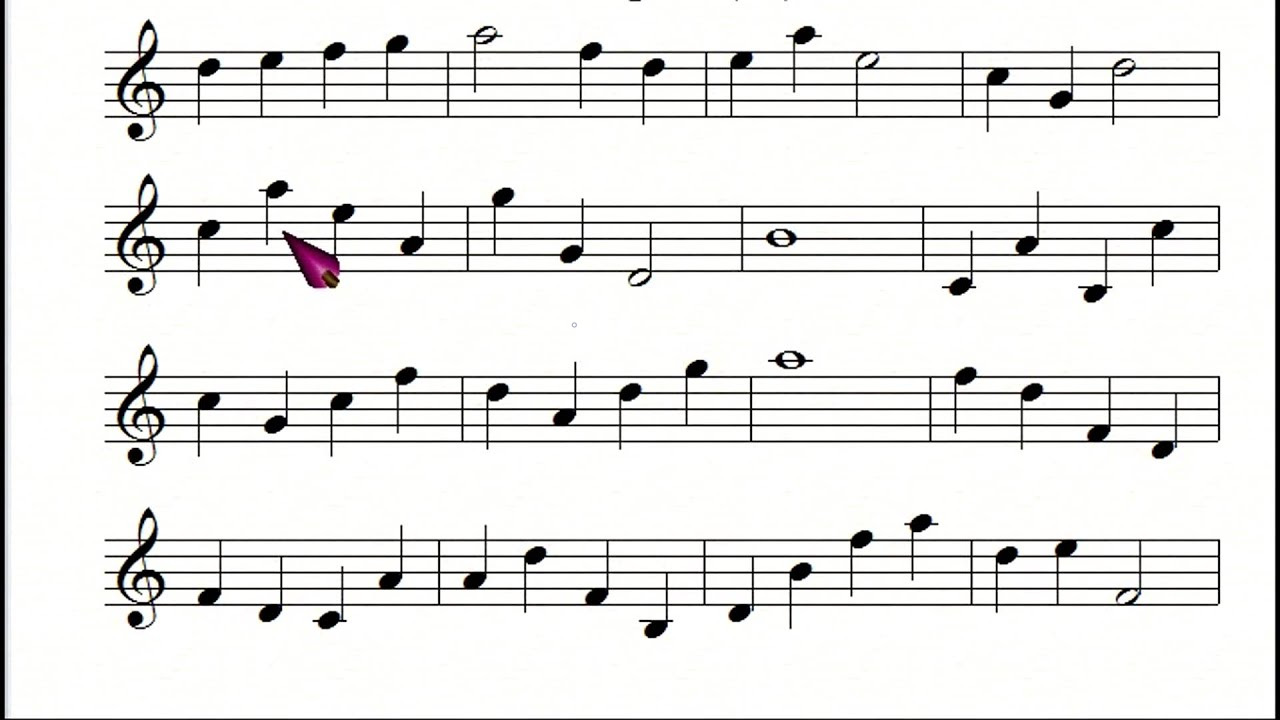
#> input picture 1.jpeg, 1280 x 720 px
$ python -i line_detector.py   (imports and definitions only)
#> lines starting #> are read from the running program, lines starting #| are printed output that depends on the picture; after the words box and inside, x2 and y2 are one past the last pixel; in counts of white or black regions, pixels touching at a corner belong together
#> further down, picture is the input picture: shape (720, 1280, 3); mean B, G, R 231.9, 233.3, 233.4
import cv2
import numpy as np


final = []
def lines(image1):
    gray=cv2.cvtColor(image1,cv2.COLOR_BGR2GRAY)
    canimg = cv2.Canny(gray, 100, 200)
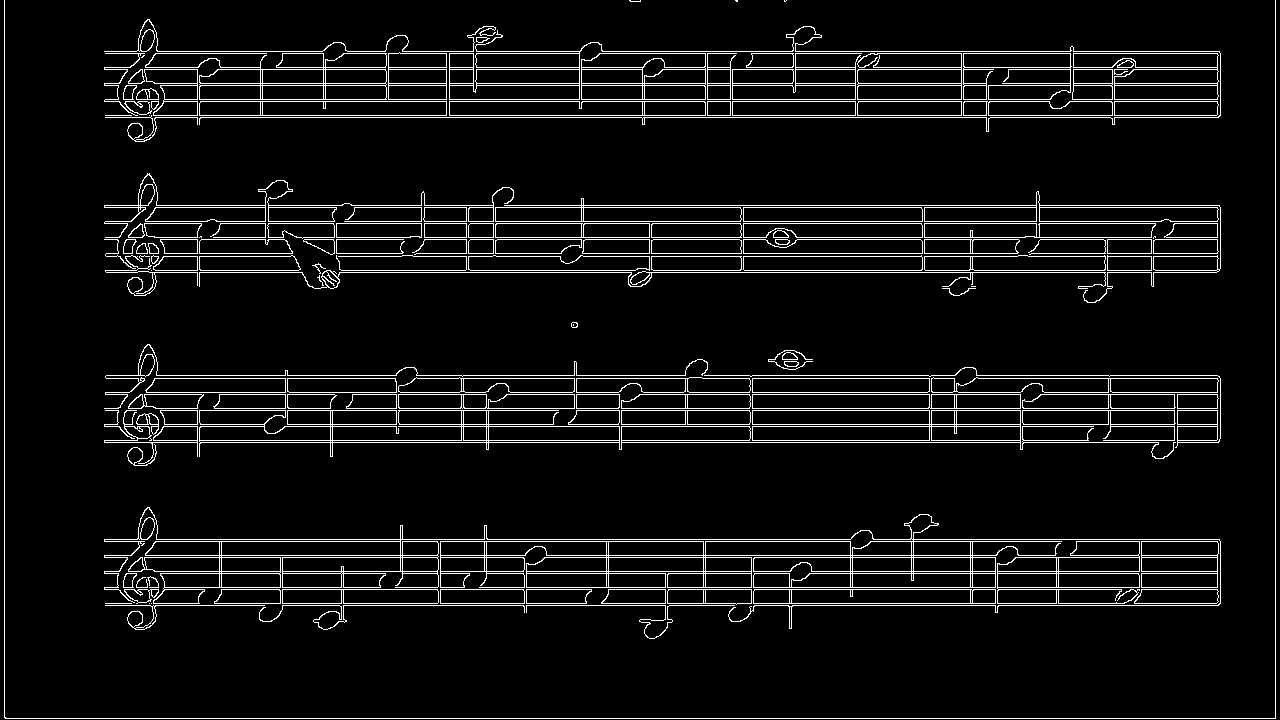
#> canimg: shape (720, 1280); 6.2% white in thin lines or dots

    lines= cv2.HoughLines(canimg, 1, np.pi/180.0, 400, np.array([]))
#> lines = 43 rows, first 8: [718, 1.57], [117, 1.57], [442, 1.57], [115, 1.57], [205, 1.57], [539, 1.57], [440, 1.57], [207, 1.57]


    for line in lines:
        rho, theta = line[0]
        a = np.cos(theta)
        b = np.sin(theta)
        x0 = a*rho
        y0 = b*rho
        x1 = int(x0 + 1000*(-b))
        y1 = int(y0 + 1000*(a))
        x2 = int(x0 - 1000*(-b))
        y2 = int(y0 - 1000*(a))

        cv2.line(image1,(x1,y1),(x2,y2),(0,0,255),1)
#> this loop made 43 passes
#> (rho, theta, a, b, x0, y0, x1, y1) on passes 1 to 12: (718, 1.57, -4.37e-08, 1, -3.14e-05, 718, -1000, 717), (117, 1.57, -4.37e-08, 1, -5.11e-06, 117, -1000, 116), (442, 1.57, -4.37e-08, 1, -1.93e-05, 442, -1000, 441), (115, 1.57, -4.37e-08, 1, -5.03e-06, 115, -1000, 114), (205, 1.57, -4.37e-08, 1, -8.96e-06, 205, -1000, 204), (539, 1.57, -4.37e-08, 1, -2.36e-05, 539, -1000, 538), (440, 1.57, -4.37e-08, 1, -1.92e-05, 440, -1000, 439), (207, 1.57, -4.37e-08, 1, -9.05e-06, 207, -1000, 206), (99, 1.57, -4.37e-08, 1, -4.33e-06, 99, -1000, 98), (541, 1.57, -4.37e-08, 1, -2.36e-05, 541, -1000, 540), (571, 1.57, -4.37e-08, 1, -2.5e-05, 571, -1000, 570), (587, 1.57, -4.37e-08, 1, -2.57e-05, 587, -1000, 586)
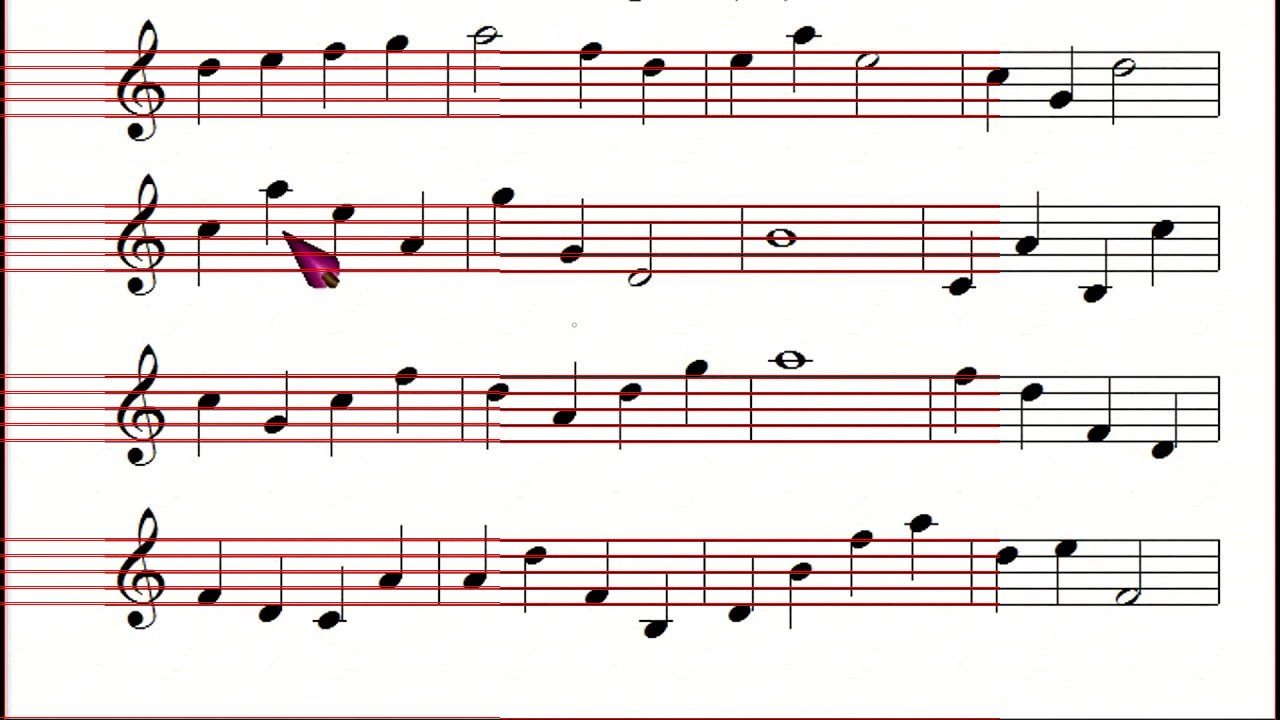
#> image1: shape (720, 1280, 3); 4.6% of pixels changed, all inside (x1, y1, x2, y2) = (0, 0, 1276, 720)

    lines = lines[:,0,0]
#> lines = 43 values, max 1275 at index 41, min 4 at index 42, mean 349.5
    lines = np.sort(lines)[::-1]
#> lines = 43 values, max 1275 at index 0, min 4 at index 42, mean 349.5
    final = np.zeros((len(lines)))
#> final = 43 values from 0 to 0
    for i in range(len(lines)):

        if i != len(lines)-1:
            if i % 2 == 0:

                final[i] = (lines[i] + lines[i+1])//2
#> this loop made 43 passes
#> after the loop, final = 43 values, max 996 at index 0, min 0 at index 1, mean 174.7

    final = np.delete(final, np.argwhere(final == 0))
#> final = 21 values, max 996 at index 0, min 52 at index 20, mean 357.7

    return final

>>> import cv2
>>> picture = cv2.imread('1.jpeg')
>>> result = lines(picture)
#> result has the same summary as final in lines

$ run again, on 2.jpeg
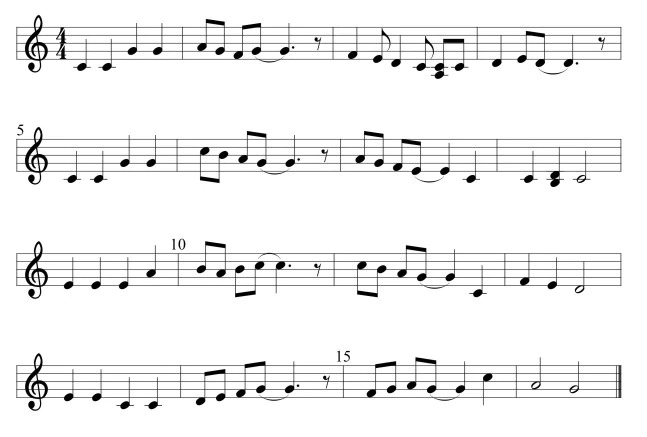
#> input picture 2.jpeg, 647 x 437 px
#> picture is the input picture: shape (437, 647, 3); min 0, max 255, mean 241.4
#> in lines, `canimg = cv2.Canny(gray, 100, 200)`:
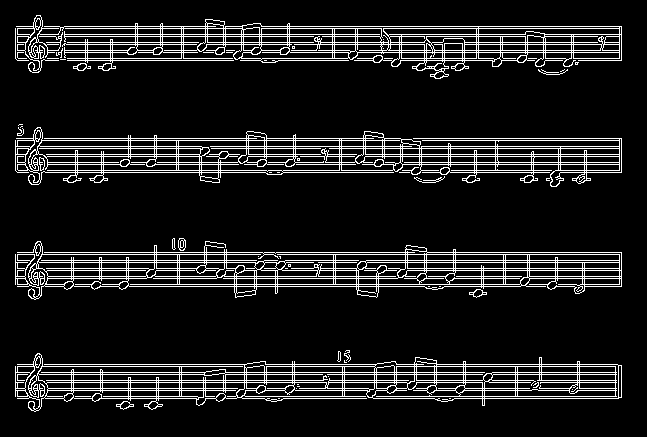
#> canimg: shape (437, 647); 10.7% white in thin lines or dots, all inside (x1, y1, x2, y2) = (15, 15, 622, 412)
#> in lines, `lines= cv2.HoughLines(canimg, 1, np.pi/180.0, 400, np.array([]))`: lines = 40 rows, first 8: [254, 1.57], [28, 1.57], [252, 1.57], [146, 1.57], [148, 1.57], [140, 1.57], [260, 1.57], [262, 1.57]
#> the loop in lines, `for line in lines:` made 40 passes
#> (line, rho, x0, y0, y1, y2) on passes 1 to 8: ([[254, 1.57]], 254, -1.11e-05, 254, 253, 254), ([[28, 1.57]], 28, -1.22e-06, 28, 27, 28), ([[252, 1.57]], 252, -1.1e-05, 252, 251, 252), ([[146, 1.57]], 146, -6.38e-06, 146, 145, 146), ([[148, 1.57]], 148, -6.47e-06, 148, 147, 148), ([[140, 1.57]], 140, -6.12e-06, 140, 139, 140), ([[260, 1.57]], 260, -1.14e-05, 260, 259, 260), ([[262, 1.57]], 262, -1.15e-05, 262, 261, 262)
#> after the loop in lines, `for line in lines:`:
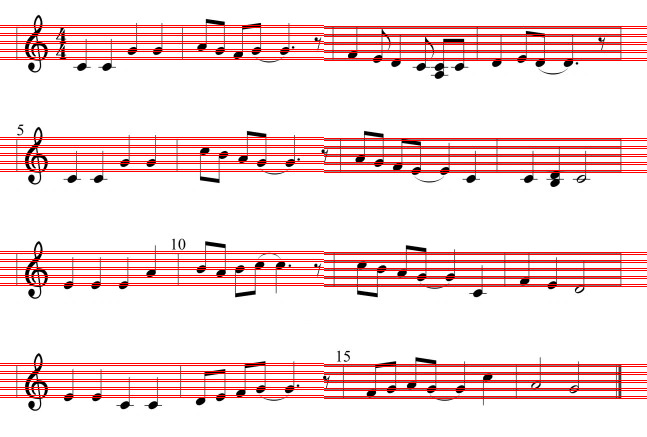
#> image1: shape (437, 647, 3); 9.15% of pixels changed, all inside (x1, y1, x2, y2) = (0, 25, 647, 399)
#> in lines, `lines = lines[:,0,0]`: lines = 40 values, max 398 at index 37, min 26 at index 9, mean 212
#> in lines, `lines = np.sort(lines)[::-1]`: lines = 40 values, max 398 at index 0, min 26 at index 39, mean 212
#> in lines, `final = np.zeros((len(lines)))`: final = 40 values from 0 to 0
#> the loop in lines, `for i in range(len(lines)): ` made 40 passes
#> after the loop in lines, `for i in range(len(lines)):`: final = 40 values, max 397 at index 0, min 0 at index 1, mean 106
#> in lines, `final = np.delete(final, np.argwhere(final == 0))`: final = 20 values, max 397 at index 0, min 27 at index 19, mean 212
#> result has the same summary as final in lines

$ run again, on 3.jpeg
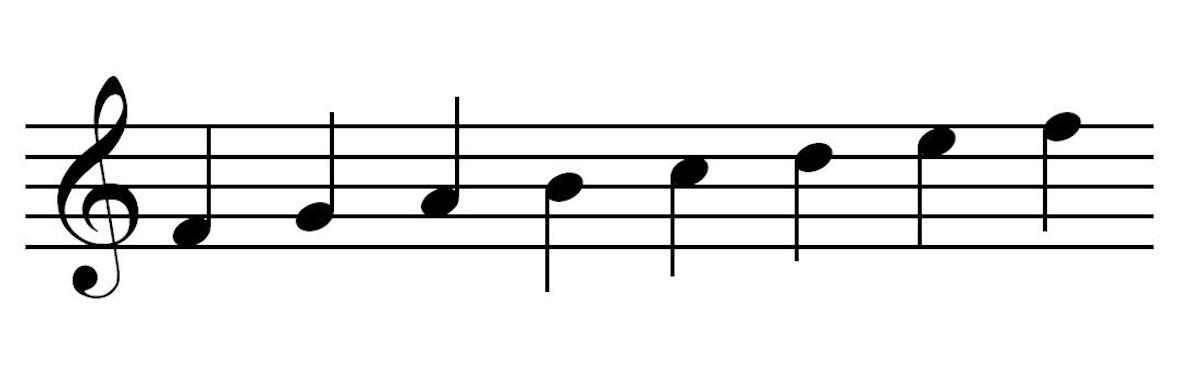
#> input picture 3.jpeg, 1200 x 381 px
#> picture is the input picture: shape (381, 1200, 3); min 0, max 255, mean 235.2
#> in lines, `canimg = cv2.Canny(gray, 100, 200)`:
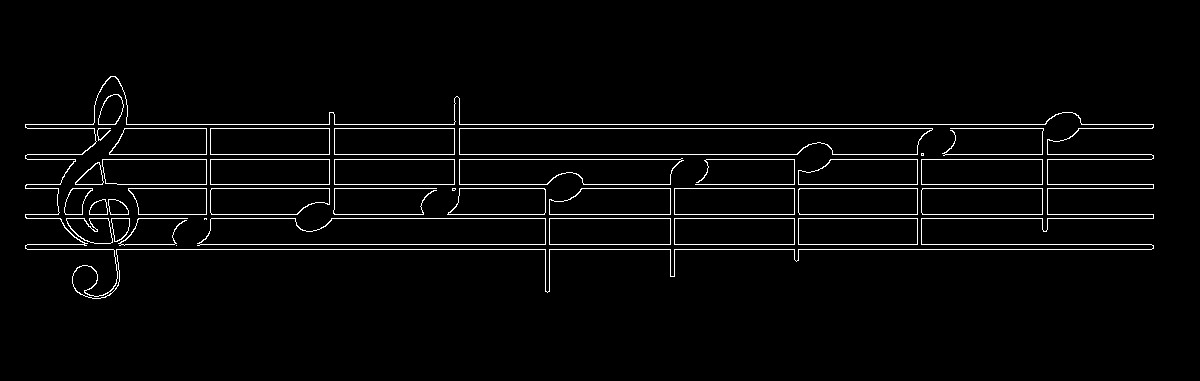
#> canimg: shape (381, 1200); 3% white in thin lines or dots, all inside (x1, y1, x2, y2) = (25, 76, 1154, 299)
#> in lines, `lines= cv2.HoughLines(canimg, 1, np.pi/180.0, 400, np.array([]))`: lines = [[249, 1.57], [124, 1.57], [244, 1.57], [128, 1.57], [218, 1.57], [154, 1.57], [214, 1.57], [159, 1.57], [184, 1.57], [188, 1.57]]
#> the loop in lines, `for line in lines:` made 10 passes
#> (line, rho, x0, y0, y1, y2) on passes 1 to 8: ([[249, 1.57]], 249, -1.09e-05, 249, 248, 249), ([[124, 1.57]], 124, -5.42e-06, 124, 123, 124), ([[244, 1.57]], 244, -1.07e-05, 244, 243, 244), ([[128, 1.57]], 128, -5.6e-06, 128, 127, 128), ([[218, 1.57]], 218, -9.53e-06, 218, 217, 218), ([[154, 1.57]], 154, -6.73e-06, 154, 153, 154), ([[214, 1.57]], 214, -9.35e-06, 214, 213, 214), ([[159, 1.57]], 159, -6.95e-06, 159, 158, 159)
#> after the loop in lines, `for line in lines:`:
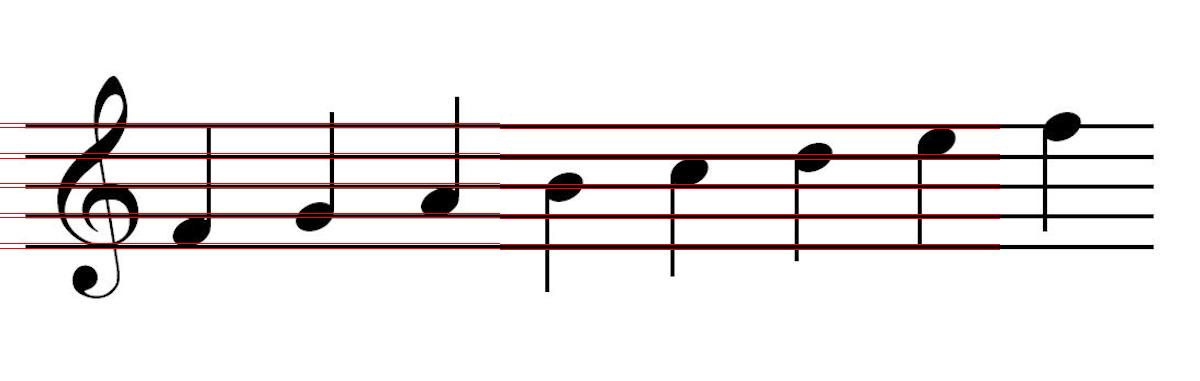
#> image1: shape (381, 1200, 3); 2.19% of pixels changed, all inside (x1, y1, x2, y2) = (0, 123, 1000, 250)
#> in lines, `lines = lines[:,0,0]`: lines = [249, 124, 244, 128, 218, 154, 214, 159, 184, 188]
#> in lines, `lines = np.sort(lines)[::-1]`: lines = [249, 244, 218, 214, 188, 184, 159, 154, 128, 124]
#> in lines, `final = np.zeros((len(lines)))`: final = [0, 0, 0, 0, 0, 0, 0, 0, 0, 0]
#> the loop in lines, `for i in range(len(lines)): ` made 10 passes
#> after the loop in lines, `for i in range(len(lines)):`: final = [246, 0, 216, 0, 186, 0, 156, 0, 126, 0]
#> in lines, `final = np.delete(final, np.argwhere(final == 0))`: final = [246, 216, 186, 156, 126]
